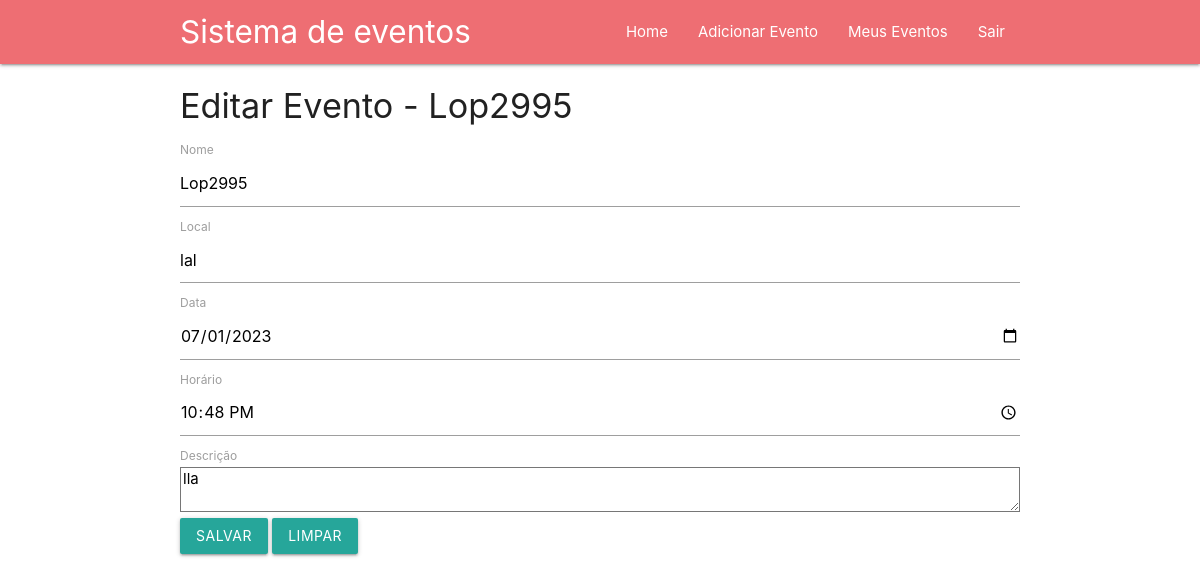
/3/editar (signed in), run on the app's committed database.
### evento/models.py (models this page shows)
class Evento(models.Model):
    nome =  models.CharField(verbose_name='nome', max_length=100, null=True)
    local = models.CharField(verbose_name='local', max_length=100, null=True)
    data= models.DateField(verbose_name='data', null=True )
    horario= models.TimeField(verbose_name='horario', null=True)
    descricao = models.TextField(verbose_name='descricao', null=True)
    user = models.ForeignKey(
        User,
        on_delete=models.CASCADE,
        null=True,
        blank=True
    )

### evento/views.py (the view, shortened to what this page needs)
# urls.py: path('<id>/editar', views.editarEvento, name = 'editarEvento'),
@login_required(login_url='login')
def editarEvento(request, id):
    evento = Evento.objects.get(id=id)
    context ={
        'eventos':evento
    }
    return render(request, 'editEvento.html', context)

### core/templates/editEvento.html
{% extends 'nav.html' %}
	{% block content %}
	<div class="container">
		<h4>Editar Evento - {{eventos.nome}}</h4>
		<form action="{% url 'editarEvento' eventos.id %}" method="post">{% csrf_token %}
			<div>
				<label> Nome </label> <input type="text" name="nome" value="{{eventos.nome}}"required>
			</div>
			<div>
				<label> Local </label> <input type="text" name="local" value="{{eventos.local}}"required>
			</div>
			<div>
				<label> Data </label> <input type="date" name="data" value="{{eventos.data|date:'Y-m-d'}}"required>
			</div>
			<div>
				<label> Horário </label> <input type="time" name="horario" value="{{eventos.horario|time:'H:i'}}"required>
			</div>
			<div>
				<label> Descrição </label> <textarea type="text" name="descricao" required>{{eventos.descricao}}</textarea>
			</div>
			<div>
				<button class="waves-effect waves-light btn" type="submit">Salvar</button>
				<button class="waves-effect waves-light btn" type="reset">Limpar</button>
			</div>
		</form>
	</div>
	{%endblock%}

### data on the page
Evento: nome "Lop2995", local "lal", data "07/01/2023", horario "22:48", descricao "lla"
